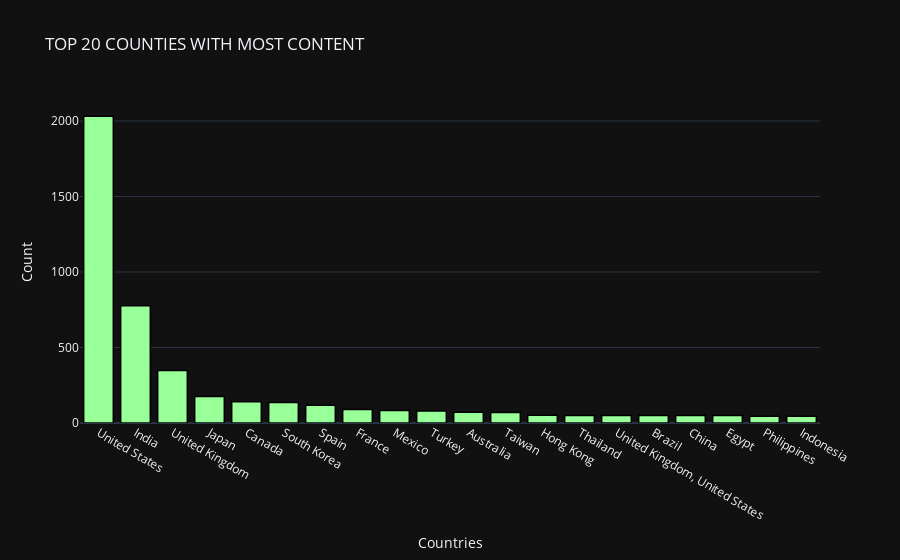

The notebook cell this image was saved under:
### Code cell
temp_df = df['country'].value_counts().reset_index()[:20]

trace = go.Bar(
                x = temp_df['index'],
                y = temp_df['country'],
                 marker = dict(color = 'rgb(153,255,153)',
                              line=dict(color='rgb(0,0,0)',width=1.5)))
layout = go.Layout(template= "plotly_dark",title = 'TOP 20 COUNTIES WITH MOST CONTENT' , xaxis = dict(title = 'Countries'), yaxis = dict(title = 'Count'))
fig = go.Figure(data = [trace], layout = layout)
fig.show()

### Figure 1 — Plotly figure (JSON) as saved in the notebook; plotly's stock layout.template omitted (floating-point values rounded to 4 significant figures)
{"data": [{"marker": {"color": "rgb(153,255,153)", "line": {"color": "rgb(0,0,0)", "width": 1.5}}, "type": "bar", "x": ["United States", "India", "United Kingdom", "Japan", "Canada", "South Korea", "Spain", "France", "Mexico", "Turkey", "Australia", "Taiwan", "Hong Kong", "Thailand", "United Kingdom, United States", "Brazil", "China", "Egypt", "Philippines", "Indonesia"], "y": [2032, 777, 348, 176, 141, 136, 117, 90, 83, 79, 71, 69, 51, 50, 50, 50, 50, 50, 44, 44]}], "layout": {"title": {"text": "TOP 20 COUNTIES WITH MOST CONTENT"}, "xaxis": {"title": {"text": "Countries"}}, "yaxis": {"title": {"text": "Count"}}}}
